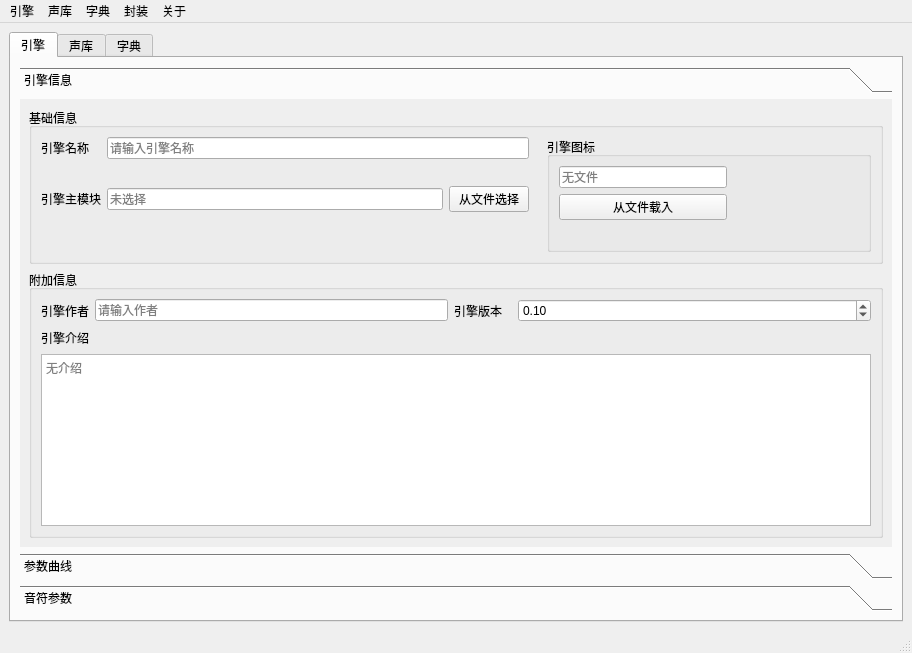
<?xml version="1.0" encoding="UTF-8"?>
<ui version="4.0">
 <class>MainWindow</class>
 <widget class="QMainWindow" name="MainWindow">
  <property name="geometry">
   <rect>
    <x>0</x>
    <y>0</y>
    <width>912</width>
    <height>653</height>
   </rect>
  </property>
  <property name="windowTitle">
   <string>Infinity组件工具</string>
  </property>
  <property name="windowIcon">
   <iconset resource="src.qrc">
    <normaloff>:/pic/icon/LOGO.png</normaloff>:/pic/icon/LOGO.png</iconset>
  </property>
  <widget class="QWidget" name="centralwidget">
   <layout class="QGridLayout" name="gridLayout">
    <item row="0" column="0">
     <widget class="QTabWidget" name="tabWidget">
      <property name="currentIndex">
       <number>0</number>
      </property>
      <widget class="QWidget" name="engine">
       <attribute name="title">
        <string>引擎</string>
       </attribute>
       <layout class="QFormLayout" name="formLayout_2">
        <item row="0" column="0" colspan="2">
         <widget class="QToolBox" name="toolBox">
          <property name="sizePolicy">
           <sizepolicy hsizetype="Expanding" vsizetype="Expanding">
            <horstretch>0</horstretch>
            <verstretch>0</verstretch>
           </sizepolicy>
          </property>
          <property name="currentIndex">
           <number>0</number>
          </property>
          <widget class="QWidget" name="page">
           <property name="geometry">
            <rect>
             <x>0</x>
             <y>0</y>
             <width>862</width>
             <height>440</height>
            </rect>
           </property>
           <attribute name="label">
            <string>引擎信息</string>
           </attribute>
           <layout class="QVBoxLayout" name="verticalLayout">
            <item>
             <widget class="QGroupBox" name="groupBox_2">
              <property name="title">
               <string>基础信息</string>
              </property>
              <layout class="QGridLayout" name="gridLayout_3">
               <item row="0" column="0">
                <widget class="QLabel" name="label_2">
                 <property name="text">
                  <string>引擎名称</string>
                 </property>
                 <property name="buddy">
                  <cstring>enginename</cstring>
                 </property>
                </widget>
               </item>
               <item row="3" column="0" colspan="5">
                <spacer name="horizontalSpacer_4">
                 <property name="orientation">
                  <enum>Qt::Horizontal</enum>
                 </property>
                 <property name="sizeHint" stdset="0">
                  <size>
                   <width>500</width>
                   <height>20</height>
                  </size>
                 </property>
                </spacer>
               </item>
               <item row="4" column="0" colspan="5">
                <spacer name="horizontalSpacer_5">
                 <property name="orientation">
                  <enum>Qt::Horizontal</enum>
                 </property>
                 <property name="sizeHint" stdset="0">
                  <size>
                   <width>500</width>
                   <height>20</height>
                  </size>
                 </property>
                </spacer>
               </item>
               <item row="2" column="0">
                <widget class="QLabel" name="label_4">
                 <property name="text">
                  <string>引擎主模块</string>
                 </property>
                 <property name="buddy">
                  <cstring>enginemain</cstring>
                 </property>
                </widget>
               </item>
               <item row="2" column="1">
                <widget class="QLineEdit" name="enginemain">
                 <property name="readOnly">
                  <bool>true</bool>
                 </property>
                 <property name="placeholderText">
                  <string>未选择</string>
                 </property>
                </widget>
               </item>
               <item row="2" column="2">
                <widget class="QPushButton" name="loadenginemain">
                 <property name="text">
                  <string>从文件选择</string>
                 </property>
                </widget>
               </item>
               <item row="0" column="1" colspan="2">
                <widget class="QLineEdit" name="enginename">
                 <property name="placeholderText">
                  <string>请输入引擎名称</string>
                 </property>
                </widget>
               </item>
               <item row="0" column="5" rowspan="5">
                <widget class="QGroupBox" name="groupBox">
                 <property name="sizePolicy">
                  <sizepolicy hsizetype="Preferred" vsizetype="Expanding">
                   <horstretch>0</horstretch>
                   <verstretch>0</verstretch>
                  </sizepolicy>
                 </property>
                 <property name="title">
                  <string>引擎图标</string>
                 </property>
                 <layout class="QGridLayout" name="gridLayout_2">
                  <item row="0" column="0">
                   <widget class="QLineEdit" name="engineiconname">
                    <property name="readOnly">
                     <bool>true</bool>
                    </property>
                    <property name="placeholderText">
                     <string>无文件</string>
                    </property>
                   </widget>
                  </item>
                  <item row="0" column="1" rowspan="3">
                   <widget class="QIconWidget" name="engineicon" native="true">
                    <property name="sizePolicy">
                     <sizepolicy hsizetype="MinimumExpanding" vsizetype="Expanding">
                      <horstretch>0</horstretch>
                      <verstretch>0</verstretch>
                     </sizepolicy>
                    </property>
                    <property name="minimumSize">
                     <size>
                      <width>50</width>
                      <height>50</height>
                     </size>
                    </property>
                   </widget>
                  </item>
                  <item row="1" column="0">
                   <widget class="QPushButton" name="openengineicon">
                    <property name="text">
                     <string>从文件载入</string>
                    </property>
                   </widget>
                  </item>
                  <item row="2" column="0">
                   <spacer name="horizontalSpacer_6">
                    <property name="orientation">
                     <enum>Qt::Horizontal</enum>
                    </property>
                    <property name="sizeHint" stdset="0">
                     <size>
                      <width>168</width>
                      <height>20</height>
                     </size>
                    </property>
                   </spacer>
                  </item>
                 </layout>
                </widget>
               </item>
              </layout>
             </widget>
            </item>
            <item>
             <widget class="QGroupBox" name="groupBox_3">
              <property name="title">
               <string>附加信息</string>
              </property>
              <layout class="QGridLayout" name="gridLayout_4">
               <item row="0" column="0">
                <widget class="QLabel" name="label_3">
                 <property name="sizePolicy">
                  <sizepolicy hsizetype="Maximum" vsizetype="Preferred">
                   <horstretch>0</horstretch>
                   <verstretch>0</verstretch>
                  </sizepolicy>
                 </property>
                 <property name="text">
                  <string>引擎作者</string>
                 </property>
                 <property name="buddy">
                  <cstring>engineauthor</cstring>
                 </property>
                </widget>
               </item>
               <item row="0" column="1">
                <widget class="QLineEdit" name="engineauthor">
                 <property name="placeholderText">
                  <string>请输入作者</string>
                 </property>
                </widget>
               </item>
               <item row="0" column="2">
                <widget class="QLabel" name="label_5">
                 <property name="sizePolicy">
                  <sizepolicy hsizetype="Maximum" vsizetype="Preferred">
                   <horstretch>0</horstretch>
                   <verstretch>0</verstretch>
                  </sizepolicy>
                 </property>
                 <property name="text">
                  <string>引擎版本</string>
                 </property>
                 <property name="buddy">
                  <cstring>engineversion</cstring>
                 </property>
                </widget>
               </item>
               <item row="0" column="3">
                <widget class="QDoubleSpinBox" name="engineversion">
                 <property name="singleStep">
                  <double>0.100000000000000</double>
                 </property>
                 <property name="value">
                  <double>0.100000000000000</double>
                 </property>
                </widget>
               </item>
               <item row="1" column="0">
                <widget class="QLabel" name="label_6">
                 <property name="sizePolicy">
                  <sizepolicy hsizetype="Maximum" vsizetype="Preferred">
                   <horstretch>0</horstretch>
                   <verstretch>0</verstretch>
                  </sizepolicy>
                 </property>
                 <property name="text">
                  <string>引擎介绍</string>
                 </property>
                 <property name="buddy">
                  <cstring>engineinfor</cstring>
                 </property>
                </widget>
               </item>
               <item row="1" column="1">
                <spacer name="horizontalSpacer">
                 <property name="orientation">
                  <enum>Qt::Horizontal</enum>
                 </property>
                 <property name="sizeHint" stdset="0">
                  <size>
                   <width>320</width>
                   <height>20</height>
                  </size>
                 </property>
                </spacer>
               </item>
               <item row="1" column="2">
                <spacer name="horizontalSpacer_2">
                 <property name="orientation">
                  <enum>Qt::Horizontal</enum>
                 </property>
                 <property name="sizeType">
                  <enum>QSizePolicy::Maximum</enum>
                 </property>
                 <property name="sizeHint" stdset="0">
                  <size>
                   <width>58</width>
                   <height>20</height>
                  </size>
                 </property>
                </spacer>
               </item>
               <item row="1" column="3">
                <spacer name="horizontalSpacer_3">
                 <property name="orientation">
                  <enum>Qt::Horizontal</enum>
                 </property>
                 <property name="sizeHint" stdset="0">
                  <size>
                   <width>348</width>
                   <height>20</height>
                  </size>
                 </property>
                </spacer>
               </item>
               <item row="2" column="0" colspan="4">
                <widget class="QPlainTextEdit" name="engineinfor">
                 <property name="placeholderText">
                  <string>无介绍</string>
                 </property>
                </widget>
               </item>
              </layout>
             </widget>
            </item>
           </layout>
          </widget>
          <widget class="QWidget" name="page_2">
           <property name="geometry">
            <rect>
             <x>0</x>
             <y>0</y>
             <width>862</width>
             <height>440</height>
            </rect>
           </property>
           <attribute name="label">
            <string>参数曲线</string>
           </attribute>
           <layout class="QGridLayout" name="gridLayout_5">
            <item row="0" column="0" colspan="5">
             <widget class="QTableWidget" name="ewplist">
              <property name="editTriggers">
               <set>QAbstractItemView::NoEditTriggers</set>
              </property>
              <property name="alternatingRowColors">
               <bool>true</bool>
              </property>
              <attribute name="horizontalHeaderCascadingSectionResizes">
               <bool>true</bool>
              </attribute>
              <column>
               <property name="text">
                <string>名称</string>
               </property>
              </column>
              <column>
               <property name="text">
                <string>最大值</string>
               </property>
              </column>
              <column>
               <property name="text">
                <string>最小值</string>
               </property>
              </column>
              <column>
               <property name="text">
                <string>默认值</string>
               </property>
              </column>
             </widget>
            </item>
            <item row="1" column="0">
             <widget class="QPushButton" name="ewpadd">
              <property name="text">
               <string>添加</string>
              </property>
             </widget>
            </item>
            <item row="1" column="1">
             <widget class="QPushButton" name="ewpedit">
              <property name="enabled">
               <bool>false</bool>
              </property>
              <property name="text">
               <string>编辑</string>
              </property>
             </widget>
            </item>
            <item row="1" column="2">
             <widget class="QPushButton" name="ewpdel">
              <property name="enabled">
               <bool>false</bool>
              </property>
              <property name="text">
               <string>删除</string>
              </property>
             </widget>
            </item>
            <item row="1" column="3">
             <widget class="QPushButton" name="ewpup">
              <property name="enabled">
               <bool>false</bool>
              </property>
              <property name="text">
               <string>上移</string>
              </property>
             </widget>
            </item>
            <item row="1" column="4">
             <widget class="QPushButton" name="ewpdown">
              <property name="enabled">
               <bool>false</bool>
              </property>
              <property name="text">
               <string>下移</string>
              </property>
             </widget>
            </item>
           </layout>
          </widget>
          <widget class="QWidget" name="page_3">
           <attribute name="label">
            <string>音符参数</string>
           </attribute>
           <layout class="QGridLayout" name="gridLayout_6">
            <item row="0" column="0" colspan="5">
             <widget class="QTableWidget" name="enplist">
              <property name="enabled">
               <bool>true</bool>
              </property>
              <property name="editTriggers">
               <set>QAbstractItemView::NoEditTriggers</set>
              </property>
              <property name="alternatingRowColors">
               <bool>true</bool>
              </property>
              <attribute name="horizontalHeaderCascadingSectionResizes">
               <bool>true</bool>
              </attribute>
              <column>
               <property name="text">
                <string>名称</string>
               </property>
              </column>
              <column>
               <property name="text">
                <string>最大值</string>
               </property>
              </column>
              <column>
               <property name="text">
                <string>最小值</string>
               </property>
              </column>
              <column>
               <property name="text">
                <string>默认值</string>
               </property>
              </column>
             </widget>
            </item>
            <item row="1" column="0">
             <widget class="QPushButton" name="enpadd">
              <property name="text">
               <string>添加</string>
              </property>
             </widget>
            </item>
            <item row="1" column="1">
             <widget class="QPushButton" name="enpedit">
              <property name="enabled">
               <bool>false</bool>
              </property>
              <property name="text">
               <string>编辑</string>
              </property>
             </widget>
            </item>
            <item row="1" column="2">
             <widget class="QPushButton" name="enpdel">
              <property name="enabled">
               <bool>false</bool>
              </property>
              <property name="text">
               <string>删除</string>
              </property>
             </widget>
            </item>
            <item row="1" column="3">
             <widget class="QPushButton" name="enpup">
              <property name="enabled">
               <bool>false</bool>
              </property>
              <property name="text">
               <string>上移</string>
              </property>
             </widget>
            </item>
            <item row="1" column="4">
             <widget class="QPushButton" name="enpdown">
              <property name="enabled">
               <bool>false</bool>
              </property>
              <property name="text">
               <string>下移</string>
              </property>
             </widget>
            </item>
           </layout>
          </widget>
         </widget>
        </item>
       </layout>
      </widget>
      <widget class="QWidget" name="database">
       <attribute name="title">
        <string>声库</string>
       </attribute>
      </widget>
      <widget class="QWidget" name="dictionary">
       <attribute name="title">
        <string>字典</string>
       </attribute>
       <layout class="QFormLayout" name="formLayout">
        <item row="0" column="0">
         <widget class="QLabel" name="label">
          <property name="text">
           <string>字典名称</string>
          </property>
          <property name="buddy">
           <cstring>dicname</cstring>
          </property>
         </widget>
        </item>
        <item row="0" column="1">
         <widget class="QLineEdit" name="dicname">
          <property name="placeholderText">
           <string>请输入字典名称</string>
          </property>
          <property name="clearButtonEnabled">
           <bool>true</bool>
          </property>
         </widget>
        </item>
        <item row="1" column="0" colspan="2">
         <widget class="QSplitter" name="splitter">
          <property name="orientation">
           <enum>Qt::Vertical</enum>
          </property>
          <widget class="QTableWidget" name="charactertable">
           <property name="contextMenuPolicy">
            <enum>Qt::CustomContextMenu</enum>
           </property>
           <property name="editTriggers">
            <set>QAbstractItemView::NoEditTriggers</set>
           </property>
           <property name="alternatingRowColors">
            <bool>true</bool>
           </property>
           <property name="selectionMode">
            <enum>QAbstractItemView::SingleSelection</enum>
           </property>
           <property name="selectionBehavior">
            <enum>QAbstractItemView::SelectRows</enum>
           </property>
           <property name="showGrid">
            <bool>true</bool>
           </property>
           <property name="gridStyle">
            <enum>Qt::SolidLine</enum>
           </property>
           <property name="sortingEnabled">
            <bool>true</bool>
           </property>
           <property name="wordWrap">
            <bool>true</bool>
           </property>
           <property name="cornerButtonEnabled">
            <bool>true</bool>
           </property>
           <attribute name="horizontalHeaderCascadingSectionResizes">
            <bool>true</bool>
           </attribute>
           <attribute name="horizontalHeaderShowSortIndicator" stdset="0">
            <bool>true</bool>
           </attribute>
           <column>
            <property name="text">
             <string>name</string>
            </property>
           </column>
           <column>
            <property name="text">
             <string>CP</string>
            </property>
           </column>
           <column>
            <property name="text">
             <string>PP</string>
            </property>
           </column>
           <column>
            <property name="text">
             <string>VSP</string>
            </property>
           </column>
           <column>
            <property name="text">
             <string>VEP</string>
            </property>
           </column>
          </widget>
          <widget class="QTableWidget" name="translatetable">
           <property name="contextMenuPolicy">
            <enum>Qt::CustomContextMenu</enum>
           </property>
           <property name="editTriggers">
            <set>QAbstractItemView::DoubleClicked</set>
           </property>
           <property name="alternatingRowColors">
            <bool>true</bool>
           </property>
           <property name="selectionMode">
            <enum>QAbstractItemView::SingleSelection</enum>
           </property>
           <property name="selectionBehavior">
            <enum>QAbstractItemView::SelectRows</enum>
           </property>
           <property name="showGrid">
            <bool>true</bool>
           </property>
           <property name="gridStyle">
            <enum>Qt::SolidLine</enum>
           </property>
           <property name="sortingEnabled">
            <bool>true</bool>
           </property>
           <property name="wordWrap">
            <bool>true</bool>
           </property>
           <property name="cornerButtonEnabled">
            <bool>true</bool>
           </property>
           <attribute name="horizontalHeaderCascadingSectionResizes">
            <bool>true</bool>
           </attribute>
           <attribute name="horizontalHeaderShowSortIndicator" stdset="0">
            <bool>true</bool>
           </attribute>
           <column>
            <property name="text">
             <string>字</string>
            </property>
           </column>
           <column>
            <property name="text">
             <string>发音</string>
            </property>
           </column>
          </widget>
         </widget>
        </item>
       </layout>
      </widget>
     </widget>
    </item>
   </layout>
  </widget>
  <widget class="QMenuBar" name="menubar">
   <property name="geometry">
    <rect>
     <x>0</x>
     <y>0</y>
     <width>912</width>
     <height>26</height>
    </rect>
   </property>
   <widget class="QMenu" name="menu">
    <property name="title">
     <string>引擎</string>
    </property>
    <addaction name="actionNew"/>
    <addaction name="actionOpen"/>
    <addaction name="actionSave_as"/>
   </widget>
   <widget class="QMenu" name="menu_2">
    <property name="title">
     <string>声库</string>
    </property>
    <addaction name="actionNew_2"/>
    <addaction name="actionOpen_2"/>
    <addaction name="actionSave_as_2"/>
   </widget>
   <widget class="QMenu" name="menu_3">
    <property name="title">
     <string>封装</string>
    </property>
    <addaction name="actionFiles"/>
    <addaction name="actionSign"/>
    <addaction name="actionBuild"/>
   </widget>
   <widget class="QMenu" name="menu_4">
    <property name="title">
     <string>关于</string>
    </property>
    <addaction name="actionAbout"/>
    <addaction name="actionDeveloper"/>
   </widget>
   <widget class="QMenu" name="menu_5">
    <property name="title">
     <string>字典</string>
    </property>
    <addaction name="actionNew_dic"/>
    <addaction name="actionOpen_dic"/>
    <addaction name="actionSave_dic"/>
    <addaction name="separator"/>
    <addaction name="actionFrom_cedict"/>
    <addaction name="separator"/>
    <addaction name="actionAutoC"/>
   </widget>
   <addaction name="menu"/>
   <addaction name="menu_2"/>
   <addaction name="menu_5"/>
   <addaction name="menu_3"/>
   <addaction name="menu_4"/>
  </widget>
  <widget class="QStatusBar" name="statusbar"/>
  <action name="actionNew">
   <property name="text">
    <string>新信息表</string>
   </property>
  </action>
  <action name="actionOpen">
   <property name="text">
    <string>读取信息表</string>
   </property>
  </action>
  <action name="actionSave_as">
   <property name="text">
    <string>保存信息表</string>
   </property>
  </action>
  <action name="actionNew_2">
   <property name="text">
    <string>新信息表</string>
   </property>
  </action>
  <action name="actionOpen_2">
   <property name="text">
    <string>读取信息表</string>
   </property>
  </action>
  <action name="actionSave_as_2">
   <property name="text">
    <string>保存信息表</string>
   </property>
  </action>
  <action name="actionBuild">
   <property name="text">
    <string>封装组件</string>
   </property>
  </action>
  <action name="actionAbout">
   <property name="text">
    <string>关于</string>
   </property>
  </action>
  <action name="actionDeveloper">
   <property name="text">
    <string>验证开发者身份</string>
   </property>
  </action>
  <action name="actionFiles">
   <property name="text">
    <string>生成文件树</string>
   </property>
  </action>
  <action name="actionNew_dic">
   <property name="text">
    <string>新字典</string>
   </property>
  </action>
  <action name="actionOpen_dic">
   <property name="text">
    <string>读取字典</string>
   </property>
  </action>
  <action name="actionSave_dic">
   <property name="text">
    <string>保存字典</string>
   </property>
  </action>
  <action name="actionFrom_cedict">
   <property name="text">
    <string>从cedict字典导入</string>
   </property>
  </action>
  <action name="actionSign">
   <property name="enabled">
    <bool>false</bool>
   </property>
   <property name="text">
    <string>签名</string>
   </property>
  </action>
  <action name="actionAutoC">
   <property name="text">
    <string>识别辅音开头的发音并设置默认CP</string>
   </property>
  </action>
 </widget>
 <customwidgets>
  <customwidget>
   <class>QIconWidget</class>
   <extends>QWidget</extends>
   <header location="global">qiconwidget.h</header>
   <container>1</container>
  </customwidget>
 </customwidgets>
 <resources>
  <include location="src.qrc"/>
 </resources>
 <connections/>
</ui>
